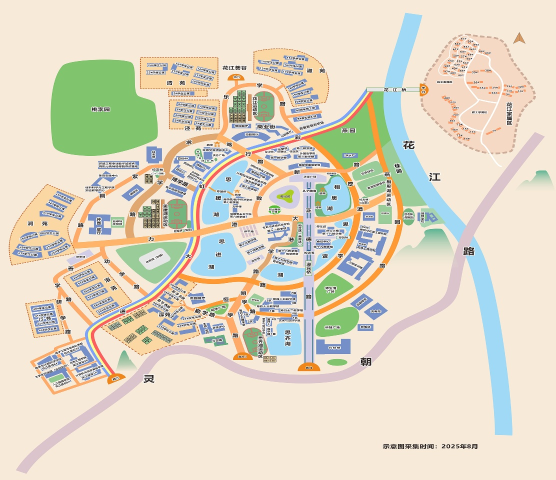
#> input picture map.jpg, 1111 x 960 px (shown at 1/2 size)
$ python tool.py
#> lines starting #> are read from the running program, lines starting #| are printed output that depends on the picture; after the words box and inside, x2 and y2 are one past the last pixel; in counts of white or black regions, pixels touching at a corner belong together
import cv2
import numpy as np
import json

class NodePathPlanner:
    def __init__(self, image_path):
        # 读取图片
#> called with image_path = 'map.jpg'
        self.img = cv2.imread(image_path)
#> self.img is the input picture: shape (960, 1111, 3); mean B, G, R 197.9, 216.7, 223.8
        if self.img is None:
            raise ValueError(f"无法读取图片: {image_path}")

        self.original_img = self.img.copy()
        self.nodes = []  #节点坐标
        self.node_labels = []  #节点标签
        self.edges = []  #边

        #鼠标交互
        self.current_state = "adding_nodes"
        self.start_node = None
        self.temp_points = []

        cv2.namedWindow("Path Planner")
        cv2.setMouseCallback("Path Planner", self.mouse_callback)

        #按钮
        self.button_height = 50
        self.add_node_btn = (10, self.img.shape[0] - self.button_height + 10, 120, 35)
#> self.add_node_btn = (10, 920, 120, 35)
        self.add_edge_btn = (140, self.img.shape[0] - self.button_height + 10, 120, 35)
#> self.add_edge_btn = (140, 920, 120, 35)
        self.save_btn = (270, self.img.shape[0] - self.button_height + 10, 80, 35)
#> self.save_btn = (270, 920, 80, 35)
        self.clear_all_btn = (360, self.img.shape[0] - self.button_height + 10, 100, 35)
#> self.clear_all_btn = (360, 920, 100, 35)

        self.running = True

    # [94 lines left out: functions mouse_callback, find_nearest_node, add_node, calculate_path_distance, finish_edge, not called in this run]

    def draw_ui_buttons(self, img):
        overlay = img.copy()
        cv2.rectangle(overlay, (0, img.shape[0] - self.button_height),
                     (img.shape[1], img.shape[0]), (200, 200, 200), -1)
        img = cv2.addWeighted(overlay, 0.3, img, 0.7, 0)

        btn_color = (255, 255, 255)
        btn_bg = (100, 100, 100)

        color = (0, 200, 0) if self.current_state == "adding_nodes" else btn_bg
        cv2.rectangle(img, (self.add_node_btn[0], self.add_node_btn[1]),
                     (self.add_node_btn[0]+self.add_node_btn[2], self.add_node_btn[1]+self.add_node_btn[3]),
                     color, -1)
        cv2.putText(img, "Add Node", (self.add_node_btn[0]+10, self.add_node_btn[1]+25),
                   cv2.FONT_HERSHEY_SIMPLEX, 0.6, btn_color, 2)

        color = (0, 200, 0) if self.current_state == "adding_edges" else btn_bg
        cv2.rectangle(img, (self.add_edge_btn[0], self.add_edge_btn[1]),
                     (self.add_edge_btn[0]+self.add_edge_btn[2], self.add_edge_btn[1]+self.add_edge_btn[3]),
                     color, -1)
        cv2.putText(img, "Add Edge", (self.add_edge_btn[0]+10, self.add_edge_btn[1]+25),
                   cv2.FONT_HERSHEY_SIMPLEX, 0.6, btn_color, 2)

        # 保存按钮
        cv2.rectangle(img, (self.save_btn[0], self.save_btn[1]),
                     (self.save_btn[0]+self.save_btn[2], self.save_btn[1]+self.save_btn[3]),
                     (0, 100, 200), -1)
        cv2.putText(img, "Save", (self.save_btn[0]+10, self.save_btn[1]+25),
                   cv2.FONT_HERSHEY_SIMPLEX, 0.6, btn_color, 2)

        # 清空按钮
        cv2.rectangle(img, (self.clear_all_btn[0], self.clear_all_btn[1]),
                     (self.clear_all_btn[0]+self.clear_all_btn[2], self.clear_all_btn[1]+self.clear_all_btn[3]),
                     (0, 0, 200), -1)
        cv2.putText(img, "Clear All", (self.clear_all_btn[0]+10, self.clear_all_btn[1]+25),
                   cv2.FONT_HERSHEY_SIMPLEX, 0.6, btn_color, 2)

        return img

    def update_display(self):
        img = self.original_img.copy()

        for edge in self.edges:
            points = np.array(edge['path'], dtype=np.int32)
            cv2.polylines(img, [points], False, (0, 255, 0), 2)

            # 绘制折线点
            for point in edge['path'][1:-1]:
                cv2.circle(img, point, 3, (0, 255, 255), -1)

            #显示距离标签
            mid_idx = len(points) // 2
            cv2.putText(img, f"{edge['distance']:.1f}",
                       (points[mid_idx][0]+5, points[mid_idx][1]-5),
                       cv2.FONT_HERSHEY_SIMPLEX, 0.5, (255, 0, 0), 2)

        #绘制临时折线
        if self.start_node is not None and len(self.temp_points) > 1:
            points = np.array(self.temp_points, dtype=np.int32)
            cv2.polylines(img, [points], False, (0, 255, 255), 2)

        #绘制节点
        for i, (x, y) in enumerate(self.nodes):
            cv2.circle(img, (x, y), 8, (0, 0, 255), -1)
            cv2.circle(img, (x, y), 8, (255, 255, 255), 2)
            cv2.putText(img, self.node_labels[i], (x+10, y-5),
                       cv2.FONT_HERSHEY_SIMPLEX, 0.6, (255, 255, 0), 2)

        #显示状态
        status_text = f"Mode: {'Nodes' if self.current_state == 'adding_nodes' else 'Edges'}"
        if self.start_node is not None:
            status_text += f" | Selected: {self.node_labels[self.start_node]}"
        cv2.putText(img, status_text, (10, 30),
                   cv2.FONT_HERSHEY_SIMPLEX, 0.7, (255, 255, 255), 2)

        img = self.draw_ui_buttons(img)
        cv2.imshow("Path Planner", img)

    # [45 lines left out: functions save_data, clear_all, not called in this run]

    def run(self):
        self.update_display()
#> in update_display, `cv2.putText(img, status_text, (10, 30), cv2.FONT_HERSHEY_SIMPLEX, 0.7,..`: img: shape (960, 1111, 3); 0.1% of pixels changed, all inside (x1, y1, x2, y2) = (12, 14, 151, 32)
#> in draw_ui_buttons, `cv2.rectangle(overlay, (0, img.shape[0] - self.button_height), (img.sh..`:
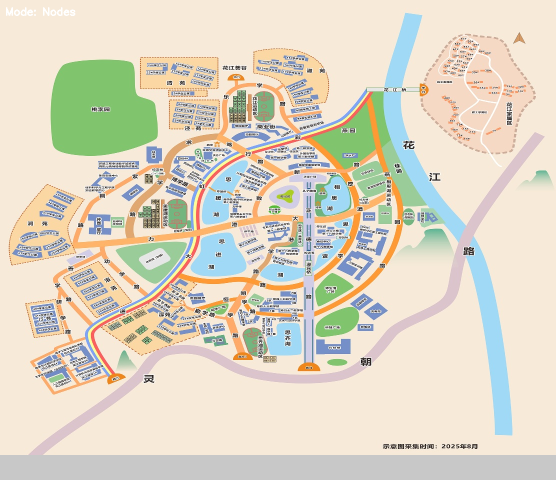
#> overlay: shape (960, 1111, 3) (shown at 1/2 size); mean B, G, R 197, 215, 221.4
#> in draw_ui_buttons, `cv2.putText(img, "Save", (self.save_btn[0]+10, self.save_btn[1]+25), c..`: img: shape (960, 1111, 3); mean B, G, R 196.1, 215.5, 221.8
#> in draw_ui_buttons, `cv2.putText(img, "Clear All", (self.clear_all_btn[0]+10, self.clear_al..`:
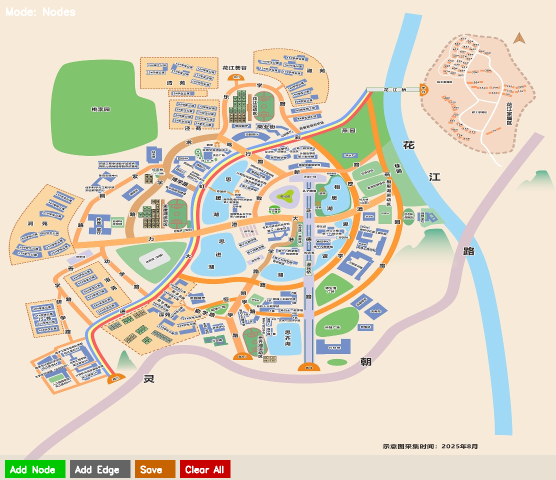
#> img: shape (960, 1111, 3) (shown at 1/2 size); mean B, G, R 195.5, 214.9, 221.7

        while self.running:
            key = cv2.waitKey(100) & 0xFF
#> (key q is pressed here)
            if key == ord('q') or key == 27:
                break
            elif key == ord('n'):
                self.current_state = "adding_nodes"
                self.start_node = None
                self.temp_points = []
                print("切换到：添加节点模式")
                self.update_display()
            elif key == ord('e'):
                self.current_state = "adding_edges"
                self.start_node = None
                self.temp_points = []
                print("切换到：添加边模式")
                self.update_display()
            elif key == ord('s'):
                self.save_data()
            elif key == ord('c'):
                self.clear_all()

        cv2.destroyAllWindows()


# [39 lines left out: function visualize_path, not called in this run]


if __name__ == "__main__":
    planner = NodePathPlanner("map.jpg")
    planner.run()
